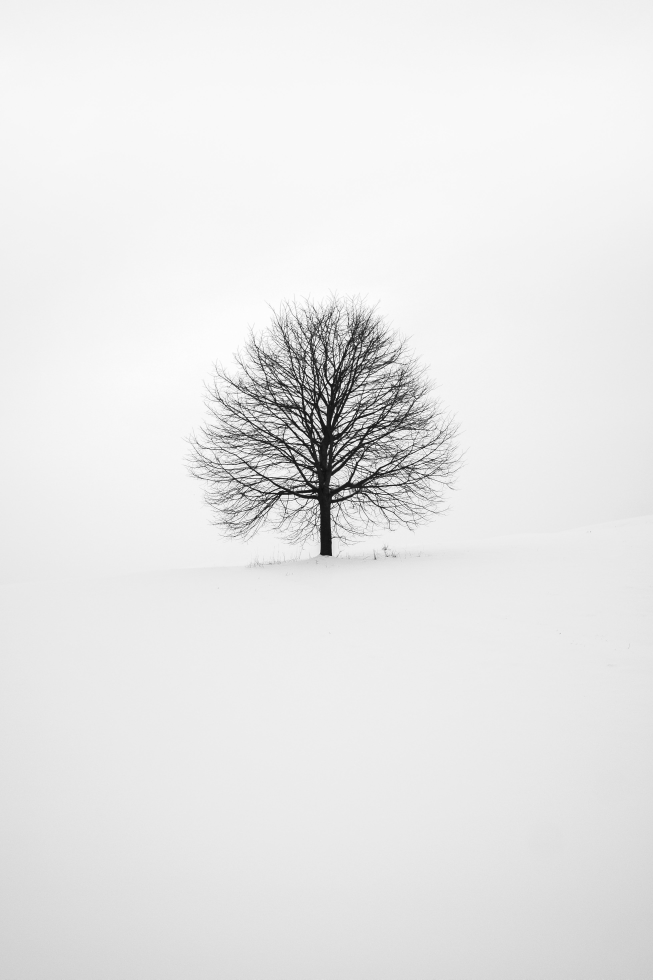
#> input picture Beginner Level/Section one/WallpaperDog-20435816.jpg, 3264 x 4896 px, found by its file name (shown at 1/5 size)
$ jupyter execute --allow-errors DL_start_session1.ipynb
#> lines starting #> are read from the running program, lines starting #| are printed output that depends on the picture
[cell 1]
import numpy as np
from scipy import io
import matplotlib.pyplot as plt
from skimage.transform import resize

###Points from pictures:
```
Each image is loaded as a matrix.
```

#> (a cell that did not finish here is left out)

#> (a cell that did not finish here is left out)

#> (a cell that did not finish here is left out)

#> (a cell that did not finish here is left out)

[cell 6]
data1 = plt.imread("/content/WallpaperDog-20435816.jpg")
#> data1 is the input picture: shape (4896, 3264, 3); min 2, max 255, mean 231.7
plt.imshow(data1)
plt.show()

[cell 7]
data1.shape
#> Out = (4896, 3264, 3)

[cell 8]
data2 = np.array(plt.imread("/content/WallpaperDog-20435816.jpg"))
data2

[cell 9]
data1[4000, 1000]
#> Out = [233, 233, 233]

[cell 10]
data1[4000, 1000, 0]
#> Out = 233
# third elements of the above matrix is :
# 0 for red
# 1 for green
# 2 for blue

####modifying and changing pixels

[cell 11]
# we put channels green and blue equals to zero, so we only have red channel
data2[:, :, 1] = 0
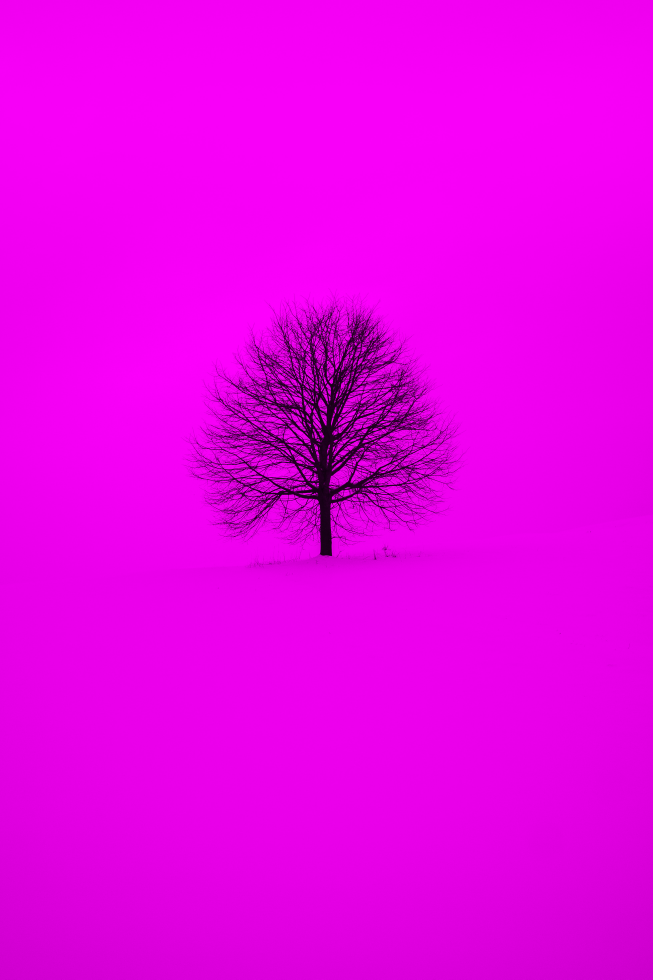
#> data2: shape (4896, 3264, 3) (shown at 1/5 size); mean R, G, B 231.7, 0, 231.7
data2[:, :, 2] = 0
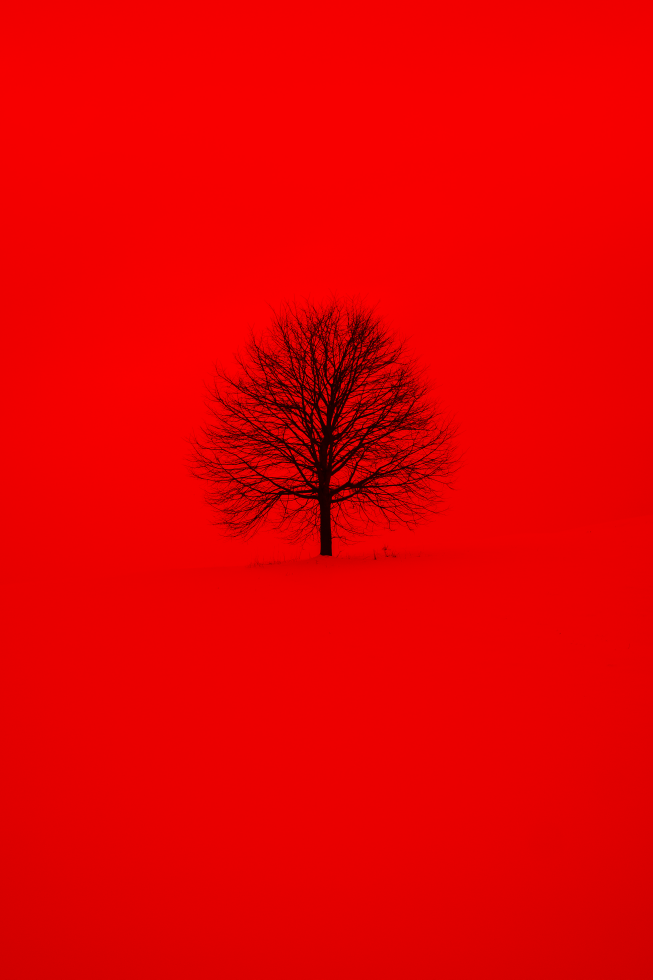
#> data2: shape (4896, 3264, 3) (shown at 1/5 size); mean R, G, B 231.7, 0, 0
plt.imshow(data2)
plt.show()
